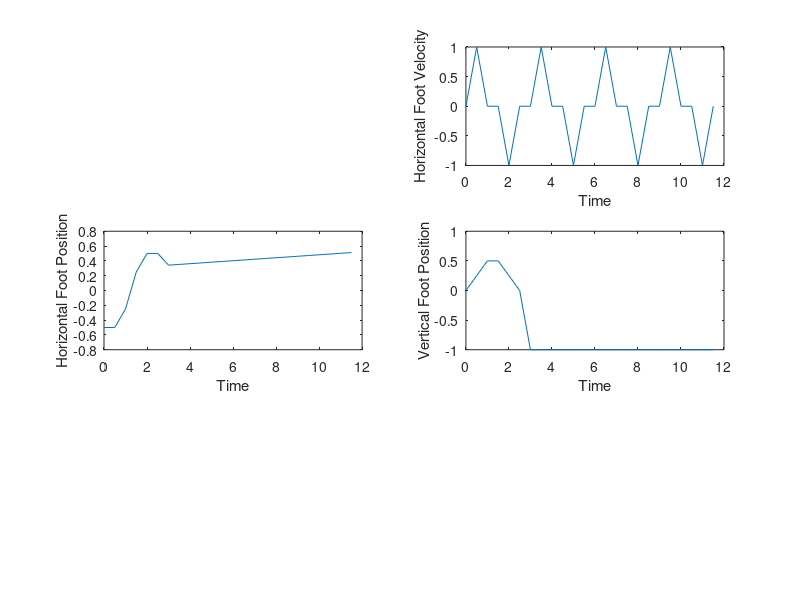
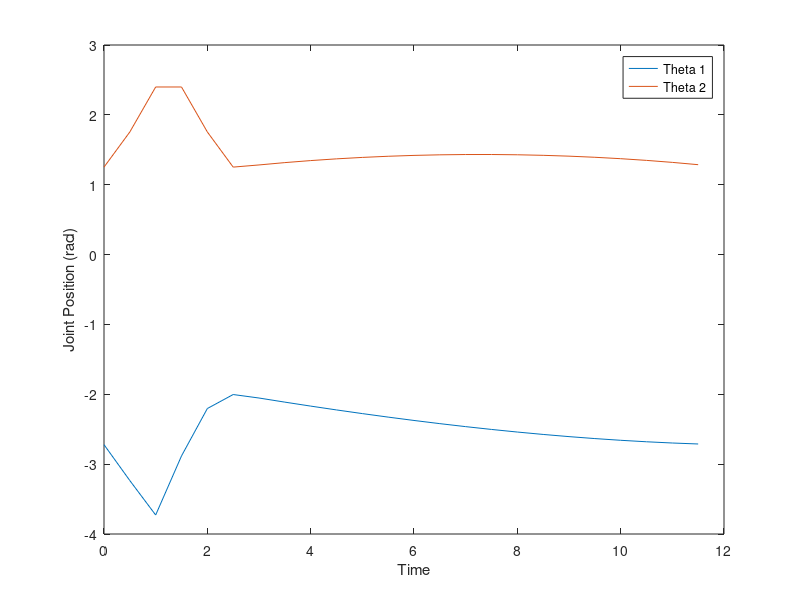
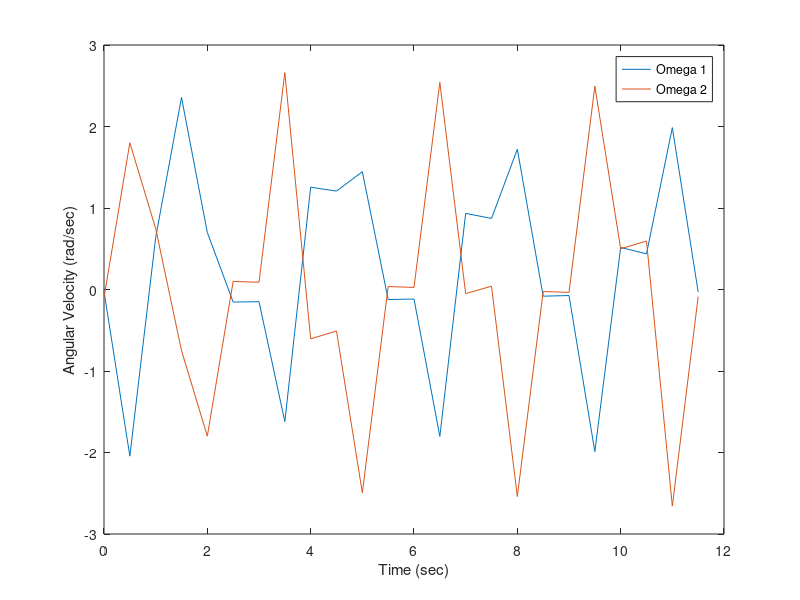
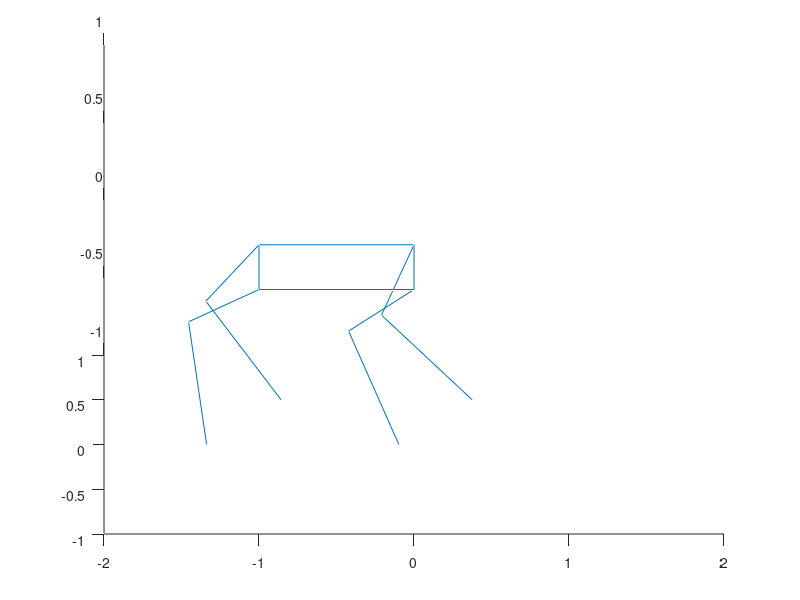

The MATLAB script that drew these images, in order:
clear, clc, close all

disp('RBE521HW5Problem4')

%% Initalize Data

L1 = .5;
L2 = .8;

beta = 0.75;
% Cernter of grvity = COG
vel = 0.1; 
                  
L_stride = 1;% Stride length (displacement of the center of gravity (COG) during a cycle).
T = L_stride/vel; % Period of a cycle
T_tra = (1-beta)*T;% Duration of transfer phase
T_sta = beta*T;% Duration of stationary phase

%% Generate Gait

phi(1) = 0; % Kinematic phase leg 1
phi(2) = 0.5; % Kinematic phase leg 2
phi(3) = beta; % Kinematic phase leg 3
phi(4) = beta - phi(2); % Kinematic phase leg 4

%Check if p(i) is greater than or equal to 1
for leg = 1:4
    if phi(leg) >= 1
        phi(leg) = phi(leg) - 1
    end
end

%% Plan Positional Foot Trajectory

%Transfer duration time divided into por = 5 portions
por = 5;
T0 = 0;
T1 = T_tra/por;

T2 = 2*T1;
T3 = 3*T1;
T4 = 4*T1;

T5 = T_tra;
T6 = T5 + T1;
T7 = T5 + T1*2;
T8 = T5 + T1*3;
T9 = T5 + T1*4;
T10 = T5 + T1*5;
T11 = T5 + T1*6;
T12 = T5 + T1*7;
T13 = T5 + T1*8;
T14 = T5 + T1*9;
T15 = T5 + T1*10;
T16 = T5 + T1*11;
T17 = T5 + T1*12;
T18 = T5 + T1*13;
T19 = T5 + T1*14;
T20 = T5 + T1*15;
T21 = T5 + T1*16;
T22 = T5 + T1*17;
T23 = T5 + T1*18;

T_pack=[T0, T1, T2, T3, T4, T5, T6,  T7,  T8,  T9,  T10,  T11,  T12,  T13,  T14,  T15,  T16,  T17,  T18,  T19,  T20,  T21,  T22, T23];

% Based in ground cordinates
x_dot_max_foot =  L_stride/(2 * T1);% Max leg transfer speed
z_dot_max_foot = x_dot_max_foot;

% x_dot_foot = [0, 0, x_dot_max_foot, x_dot_max_foot, 0, 0];
x_dot_foot = [0, 0, x_dot_max_foot, x_dot_max_foot, 0, 0, 0, 0, x_dot_max_foot, x_dot_max_foot, 0, 0, 0, 0, x_dot_max_foot, x_dot_max_foot, 0, 0, 0, 0, x_dot_max_foot, x_dot_max_foot, 0, 0];




% vvv test copy
x_step = 0.75/19;
x_step2 = -0.01;
%x_step2 = 0.5;
for leg = 1:4
    x_foot(leg, 1) = -L_stride/2;
    x_foot(leg, 2) = x_foot(leg, 1);
    x_foot(leg, 3) = x_foot(leg, 2) + (T2-T1) * x_dot_max_foot/2;
    x_foot(leg, 4) = x_foot(leg, 3) + (T3-T2) * x_dot_max_foot;
    x_foot(leg, 5) = x_foot(leg, 4) + (T4-T3) * x_dot_max_foot/2;
    x_foot(leg, 6) = x_foot(leg, 5);

    %Horizonatal positions supporting
    x_foot(leg, 7) = x_foot(leg, 6) - x_step*4;% making this value equal to the last seems like its not actualy positioning the foot at the same point
    x_foot(leg, 8) = x_foot(leg, 7) - x_step2;
    x_foot(leg, 9) = x_foot(leg, 8) - x_step2;
    x_foot(leg, 10) = x_foot(leg, 9) - x_step2;
    x_foot(leg, 11) = x_foot(leg, 10) - x_step2;
    x_foot(leg, 12) = x_foot(leg, 11) - x_step2;
    x_foot(leg, 13) = x_foot(leg, 12) - x_step2;
    x_foot(leg, 14) = x_foot(leg, 13) - x_step2;
    x_foot(leg, 15) = x_foot(leg, 14) - x_step2;
    x_foot(leg, 16) = x_foot(leg, 15) - x_step2;
    x_foot(leg, 17) = x_foot(leg, 16) - x_step2;
    x_foot(leg, 18) = x_foot(leg, 17) - x_step2;
    x_foot(leg, 19) = x_foot(leg, 18) - x_step2;
    x_foot(leg, 20) = x_foot(leg, 19) - x_step2;
    x_foot(leg, 21) = x_foot(leg, 20) - x_step2;
    x_foot(leg, 22) = x_foot(leg, 21) - x_step2;
    x_foot(leg, 23) = x_foot(leg, 22) - x_step2;
    x_foot(leg, 24) = x_foot(leg, 23) - x_step2;

end



z_dot_foot = [0, z_dot_max_foot, 0, 0, -z_dot_max_foot, 0, 0, z_dot_max_foot, 0, 0, -z_dot_max_foot, 0, 0, z_dot_max_foot, 0, 0, -z_dot_max_foot, 0, 0, z_dot_max_foot, 0, 0, -z_dot_max_foot, 0];

% Vertical positions
for leg = 1:4
    z_foot(leg, 1) = 0;
    z_foot(leg, 2) = z_foot(leg, 1) + (T1-T0) * z_dot_max_foot/2;
    z_foot(leg, 3) = z_foot(leg, 2) + (T2-T1) * z_dot_max_foot/2;
    z_foot(leg, 4) = z_foot(leg, 3);
    z_foot(leg, 5) = z_foot(leg, 4) - (T4-T3) * z_dot_max_foot/2;
    z_foot(leg, 6) = z_foot(leg, 5) - (T5-T4) * z_dot_max_foot/2;
end
%Vertical positions supporting
ground_h = -1;
for leg = 1:4
    z_foot(leg, 7) = ground_h;
    z_foot(leg, 8) = ground_h;
    z_foot(leg, 9) = ground_h;
    z_foot(leg, 10) = ground_h;
    z_foot(leg, 11) = ground_h;
    z_foot(leg, 12) = ground_h;
    z_foot(leg, 13) = ground_h;
    z_foot(leg, 14) = ground_h;
    z_foot(leg, 15) = ground_h;
    z_foot(leg, 16) = ground_h;
    z_foot(leg, 17) = ground_h;
    z_foot(leg, 18) = ground_h;
    z_foot(leg, 19) = ground_h;
    z_foot(leg, 20) = ground_h;
    z_foot(leg, 21) = ground_h;
    z_foot(leg, 22) = ground_h;
    z_foot(leg, 23) = ground_h;
    z_foot(leg, 24) = ground_h;
end


% Cooridinte systems where % The x axis of the ground and the hip frame are parallel
%frame b is a frame attached to the hip joint

H_robot = 1; % Robot height (meters)
D_hip_foot = L1 + L2; %Distance from hip to foot from top view (meters)

lim_H = [-30*pi/180, 30*pi/180, -90*pi/180, 90*pi/180, -150*pi/180, 150*pi/180];


% Position of hip (meters)
x_hip = zeros(4, 1);
for leg = 1:4
    x_hip(leg, 1) = - (1-beta) * L_stride/2;
end
z_hip = zeros(4, 1);
for leg = 1:4
    z_hip(leg, 1) = H_robot;
end
%x_hip

D_t = T_tra/5;
x_dot_hip = vel;
z_dot_hip = 0;

% disp("checker gama")
gama = 0;

for leg = 1:4
    for time = 1:5 
        x_hip(leg, time + 1) = x_hip(leg, time)+x_dot_hip * D_t;
        z_hip(leg, time + 1) = z_hip(leg, time)+z_dot_hip * D_t;
    end
    for time = 1:6
        x_foot_hip(leg, time) = x_foot(leg, time) - x_hip(leg, time);
        z_foot_hip(leg, time) = z_foot(leg, time) - z_hip(leg, time);
    end
end

%Supporting Phase values
x_hip(:,7) = zeros(4, 1);
for leg = 1:4
    x_hip(leg, 1) = - (1-beta) * L_stride/2;
end
z_hip(:,7) = zeros(4, 1);
for leg = 1:4
    z_hip(leg, 1) = H_robot;
end
for leg = 1:4
    for time = 7:23
        x_hip(leg, time + 1) = x_hip(leg, time)+x_dot_hip * D_t;%error with inpot 
        z_hip(leg, time + 1) = z_hip(leg, time)+z_dot_hip * D_t;
    end
    for time = 7:24
        x_foot_hip(leg, time) = x_foot(leg, time) - x_hip(leg, time);
        z_foot_hip(leg, time) = z_foot(leg, time) - z_hip(leg, time);
    end
end

%no errors



y_foot_hip = [D_hip_foot *sin(30 * pi/180), -D_hip_foot * sin(30 * pi/180), D_hip_foot,  -D_hip_foot,  D_hip_foot * sin(30 * pi/180),  -D_hip_foot * sin(30 * pi/180)];

for leg = 1:4
    for time = 1:6

        x_foot_H(leg, time) = [cos(lim_H(leg)),-sin(lim_H(leg)),0]*[x_foot_hip(leg, time);y_foot_hip(leg);z_foot_hip(leg, time)];
        y_foot_H(leg, time) = [sin(lim_H(leg)),cos(lim_H(leg)),0]*[x_foot_hip(leg, time);y_foot_hip(leg);z_foot_hip(leg, time)];
        z_foot_H(leg, time) = z_foot_hip(leg, time);

    end
end
%Supporting phase values
for leg = 1:4
    for time = 7:24

        x_foot_H(leg, time) = [cos(lim_H(leg)),-sin(lim_H(leg)),0]*[x_foot_hip(leg, time);y_foot_hip(leg);z_foot_hip(leg, time)];
        y_foot_H(leg, time) = [sin(lim_H(leg)),cos(lim_H(leg)),0]*[x_foot_hip(leg, time);y_foot_hip(leg);z_foot_hip(leg, time)];
        z_foot_H(leg, time) = z_foot_hip(leg, time);

    end
end


%% Plot Data

% subplot(3, 2, 1)
% plot(T_pack, x_dot_foot)
% subplot(3, 2, 2)
% plot(T_pack, z_dot_foot)
% subplot(3, 2, 1)
plot(T_pack, x_dot_foot)
xlabel('Time')
ylabel('Horizontal Foot Velocity')
subplot(3, 2, 2)
plot(T_pack, z_dot_foot)
xlabel('Time')
ylabel('Horizontal Foot Velocity')

subplot(3, 2, 3)
plot(T_pack, x_foot(4, :))
xlabel('Time')
ylabel('Horizontal Foot Position')
subplot(3, 2, 4)
plot(T_pack, z_foot(4, :))
xlabel('Time')
ylabel('Vertical Foot Position')

% subplot(3, 2, 5)
% plot(x_foot(4, :), z_foot(4, :))

% subplot(3, 2, 6)
% plot(x_foot_hip(4, :), z_foot_hip(4, :))


%% Inverse Kinematics

for leg = 1:4
    for time = 1:24
        angle_0 = atan2(z_foot_hip(leg, time), x_foot_hip(leg, time));
        angle_1 = acos((L1 * L1 + x_foot_hip(leg, time) * x_foot_hip(leg, time) + z_foot_hip(leg, time) * z_foot_hip(leg, time) - L2 * L2)/(2 * L1 * sqrt(x_foot_hip(leg, time) * x_foot_hip(leg, time) + z_foot_hip(leg, time) * z_foot_hip(leg, time))));
        theta_1(leg, time) = (angle_0 - angle_1)
        theta_2(leg, time) = pi - acos((L1 * L1 + L2 * L2 - x_foot_hip(leg, time) * x_foot_hip(leg, time) - z_foot_hip(leg, time)*z_foot_hip(leg, time))/(2 * L1 * L2))
    end
end

%Supporting Phase values
% for leg = 1:4
%     for time = 7:24
%         angle_0 = atan2(z_foot_hip(leg, time), x_foot_hip(leg, time));
%         angle_1 = acos((L1 * L1 + x_foot_hip(leg, time) * x_foot_hip(leg, time) + z_foot_hip(leg, time) * z_foot_hip(leg, time) - L2 * L2)/(2 * L1 * sqrt(x_foot_hip(leg, time) * x_foot_hip(leg, time) + z_foot_hip(leg, time) * z_foot_hip(leg, time))));
%         theta_1(leg, time) = (angle_0 - angle_1);
%         theta_2(leg, time) = pi - acos((L1 * L1 + L2 * L2 - x_foot_hip(leg, time) * x_foot_hip(leg, time) - z_foot_hip(leg, time)*z_foot_hip(leg, time))/(2 * L1 * L2));
%     end
% end

figure;
% comment v v v
plot(T_pack, theta_1(1, :))
% xlabel('Time (sec)')
% ylabel('Theta 1 (rad)')
% comment^ ^ ^
% figure;

hold on
plot(T_pack, theta_2(1, :))
xlabel('Time')
ylabel('Joint Position (rad)')
legend('Theta 1','Theta 2')
hold off

%% Plan Velocity Foot Trajectory
y_dot_foot_hip = 0;

for time = 1:24
    x_dot_foot_hip(time) = x_dot_foot(time) - x_dot_hip;
    z_dot_foot_hip(time) = z_dot_foot(time) - z_dot_hip;
end

x_dot_foot_hip;
z_dot_foot_hip;

for row = 1:6
    for col = 1:24
        x_dotf_H(row, col) = [cos(lim_H(row)), -sin(lim_H(row)), 0] * [x_dot_foot_hip(col); y_dot_foot_hip; z_dot_foot_hip(col)];
        y_dotf_H(row, col) = [sin(lim_H(row)), cos(lim_H(row)), 0] * [x_dot_foot_hip(col); y_dot_foot_hip; z_dot_foot_hip(col)];
        z_dotf_H(row, col) = z_dot_foot_hip(col);
%        stopper
    end
end


for time = 1:24
    for leg = 1:4
        T1 = theta_1(leg, time);
        T2 = theta_2(leg, time);
        J_v(1, 1) = -L1 * sin(T1) - L2 * sin(T1 + T2);
        J_v(1, 2) = -L2 * sin(T1 + T2);
        J_v(2, 1) = L1 * cos(T1) + L2 * cos(T1 + T2);
        J_v(2, 2) = L2 * cos(T1 + T2);
        theta_dot(leg, time, :) = inv(J_v) * [x_dot_foot_hip(time); z_dot_foot_hip(time)];
    end
end


theta_dot;


figure;
plot(T_pack, theta_dot(1, :, 1))
hold on
plot(T_pack, theta_dot(1, :, 2))
xlabel('Time (sec)')
ylabel('Angular Velocity (rad/sec)')
legend('Omega 1','Omega 2')

hold off
%Combined walking gait animation

time1 = 6;
time2 = 18;
time3 = 12;
time4 = 0;

figure;
xlim([-2 * L_stride, 2 * L_stride])
ylim([-H_robot, H_robot])
zlim([-H_robot, H_robot])
view(0, 30)

line([0, 0], [0, 0.5], [0, 0])
line([0, -1], [0, 0], [0, 0])
line([-1, -1], [0, 0.5], [0, 0])
line([-1, 0], [0.5, 0.5], [0, 0])
time = 1;
leg_1_thigh = line([0, L1 * cos(theta_1(1, time + time1))], [0.5, 0.5], [0, L1 * sin(theta_1(1, time + time1))]);
leg_1_shin = line([L1 * cos(theta_1(1, time + time1)), x_foot_hip(1, time + time1)], [0.5, 0.5], [L1 * sin(theta_1(1, time + time1)), z_foot_hip(1, time + time1)]);

leg_2_thigh = line([0, L1 * cos(theta_1(2, time + time2))], [0, 0], [0, L1 * sin(theta_1(2, time + time2))]);
leg_2_shin = line([L1 * cos(theta_1(2, time + time2)), x_foot_hip(2, time + time2)], [0, 0], [L1 * sin(theta_1(2, time + time2)), z_foot_hip(2, time + time2)]);

leg_3_thigh = line([-1, (L1 * cos(theta_1(1, time + time3))) - 1],[0.5, 0.5], [0, L1 * sin(theta_1(1, time + time3))]);
leg_3_shin = line([(L1 * cos(theta_1(1, time + time3))) - 1, (x_foot_hip(1, time + time3)) - 1], [0.5, 0.5], [L1 * sin(theta_1(1, time + time2)), z_foot_hip(1, time + time2)]);

leg_4_thigh = line([-1, (L1 * cos(theta_1(4,time + time4))) - 1], [0, 0], [0,L1 * sin(theta_1(4, time + time4))]);
leg_4_shin = line([(L1 * cos(theta_1(4, time + time4))) - 1, (x_foot_hip(4, time + time4)) - 1], [0,0], [L1 * sin(theta_1(4, time + time4)), z_foot_hip(4, time + time4)]);


for cycler = 0:0.01:T
    if cycler == phi(1)*T

        disp("Syncronize legs")

        delete(leg_4_thigh)
        delete(leg_4_shin)

        delete(leg_3_thigh)
        delete(leg_3_shin)

        delete(leg_2_thigh)
        delete(leg_2_shin)

        delete(leg_1_thigh)
        delete(leg_1_shin)

        for time = 1:24

            if time > 18
                time1 = -18;
            end
            if time > 6
                time2 = -6;
            end
            if time > 12
                time3 = -12;
            end

            leg_1_thigh = line([0, L1 * cos(theta_1(1, time + time1))], [0.5, 0.5], [0, L1 * sin(theta_1(1, time + time1))]);
            leg_1_shin = line([L1 * cos(theta_1(1, time + time1)), x_foot_hip(1, time + time1)], [0.5, 0.5], [L1 * sin(theta_1(1, time + time1)), z_foot_hip(1, time + time1)]);

            leg_2_thigh = line([0, L1 * cos(theta_1(2, time + time2))], [0, 0], [0, L1 * sin(theta_1(2, time + time2))]);
            leg_2_shin = line([L1 * cos(theta_1(2, time + time2)), x_foot_hip(2, time + time2)], [0, 0], [L1 * sin(theta_1(2, time + time2)), z_foot_hip(2, time + time2)]);

            leg_3_thigh = line([-1, (L1 * cos(theta_1(1, time + time3))) - 1],[0.5, 0.5], [0, L1 * sin(theta_1(1, time + time3))]);
            leg_3_shin = line([(L1 * cos(theta_1(1, time + time3))) - 1, (x_foot_hip(1, time + time3)) - 1], [0.5, 0.5], [L1 * sin(theta_1(1, time + time3)), z_foot_hip(1, time + time3)]);

            leg_4_thigh = line([-1, (L1 * cos(theta_1(4,time + time4))) - 1], [0, 0], [0,L1 * sin(theta_1(4, time + time4))]);
            leg_4_shin = line([(L1 * cos(theta_1(4, time + time4))) - 1, (x_foot_hip(4, time + time4)) - 1], [0,0], [L1 * sin(theta_1(4, time + time4)), z_foot_hip(4, time + time4)]);
            pause(0.5)
            if time == 24
                continue
            end

            delete(leg_4_thigh)
            delete(leg_4_shin)

            delete(leg_3_thigh)
            delete(leg_3_shin)

            delete(leg_2_thigh)
            delete(leg_2_shin)

            delete(leg_1_thigh)
            delete(leg_1_shin)
        end
    end
end